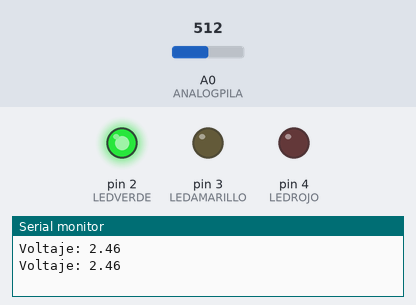
Recording of a sketch running on a simulated Arduino Uno, built with avr-gcc and run on an emulated ATmega328P. Shown: output pins drawn as LEDs (lit = HIGH), the last lines printed to the serial monitor. The inputs (shaded band) are chosen by the test bench; at power-on: A0 (ANALOGPILA) = 512.

Above: at 1.6 s.
1.7 s: A0 (ANALOGPILA) set to 352
5.3 s: A0 (ANALOGPILA) set to 326
At 6.2 s:
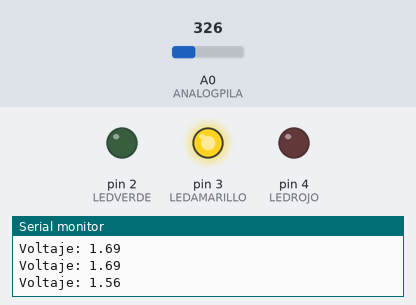
8.9 s: A0 (ANALOGPILA) set to 304
12.4 s: A0 (ANALOGPILA) set to 283
At 13.4 s:
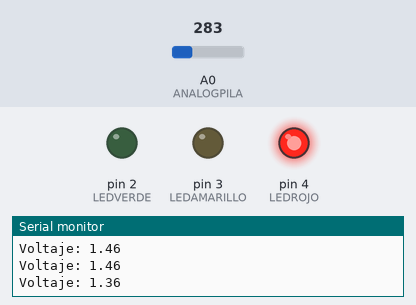
16.0 s: A0 (ANALOGPILA) set to 306
At 16.6 s:
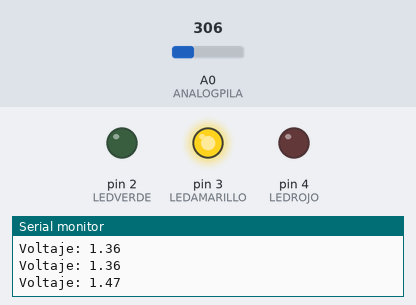
19.5 s: A0 (ANALOGPILA) set to 122
At 20.3 s:
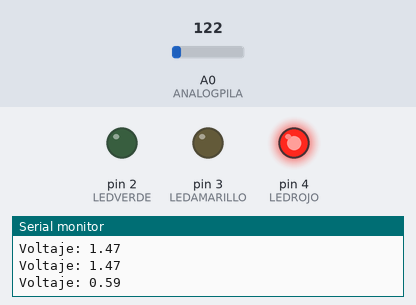
Timing chart, 0 to 22.5 s (numbered marks = the images above; inputs shaded):
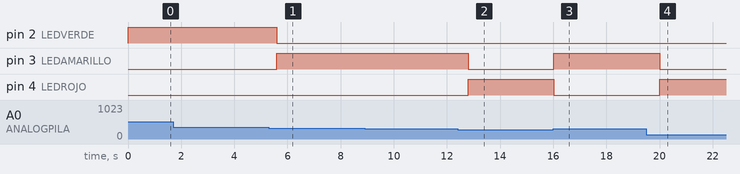

Measured:
- the behaviour switches between 334 and 333 on A0 (ANALOGPILA) (found by bisection; images 0 and 1)
- the behaviour switches between 292 and 291 on A0 (ANALOGPILA) (found by bisection; images 1 and 2)
- after the input at 5.3 s, pin 2 (LEDVERDE): HIGH → LOW after 0.30 s; pin 3 (LEDAMARILLO): LOW → HIGH after 0.30 s
- after the input at 12.4 s, pin 3 (LEDAMARILLO): HIGH → LOW after 0.41 s; pin 4 (LEDROJO): LOW → HIGH after 0.41 s
- after the input at 16.0 s, pin 3 (LEDAMARILLO): LOW → HIGH at once; pin 4 (LEDROJO): HIGH → LOW at once
- after the input at 19.5 s, pin 3 (LEDAMARILLO): HIGH → LOW after 0.52 s; pin 4 (LEDROJO): LOW → HIGH after 0.52 s

The sketch:

medidorDeCarga.ino
```cpp
//sacado del blog de programarfacil.com
//https://programarfacil.com/blog/arduino-blog/medidor-de-carga-de-baterias-pilas-arduino/
// Pines para los LEDs
#define LEDVERDE 2
#define LEDAMARILLO 3
#define LEDROJO 4
#define ANALOGPILA 0

// Variables
int analogValor = 0;
float voltaje = 0;
int ledDelay = 800;

// Umbrales
float maximo = 1.6;
float medio = 1.4;
float minimo = 0.3;

void setup() {
  // Iniciamos el monitor serie
  Serial.begin(9600);

  // Los pines de LED en modo salida
  pinMode(LEDVERDE, OUTPUT);
  pinMode(LEDAMARILLO, OUTPUT);
  pinMode(LEDROJO, OUTPUT);

}

void loop() {
  // Leemos valor de la entrada analógica
  analogValor = analogRead(ANALOGPILA);

  // Obtenemos el voltaje
  voltaje = 0.0048 * analogValor;
  Serial.print("Voltaje: ");
  Serial.println(voltaje);

  // Dependiendo del voltaje mostramos un LED u otro
  if (voltaje >= maximo)
  {
    digitalWrite(LEDVERDE, HIGH);
    delay(ledDelay);
    digitalWrite(LEDVERDE, LOW);
  }
  else if (voltaje < maximo && voltaje > medio)
  {
    digitalWrite(LEDAMARILLO, HIGH);
    delay(ledDelay);
    digitalWrite(LEDAMARILLO, LOW);
  }
  else if (voltaje < medio && voltaje > minimo)
  {
    digitalWrite(LEDROJO, HIGH);
    delay(ledDelay);
    digitalWrite(LEDROJO, LOW);
  }

  // Apagamos todos los LEDs
  digitalWrite(LEDVERDE, LOW);
  digitalWrite(LEDAMARILLO, LOW);
  digitalWrite(LEDROJO, LOW);
}
```
